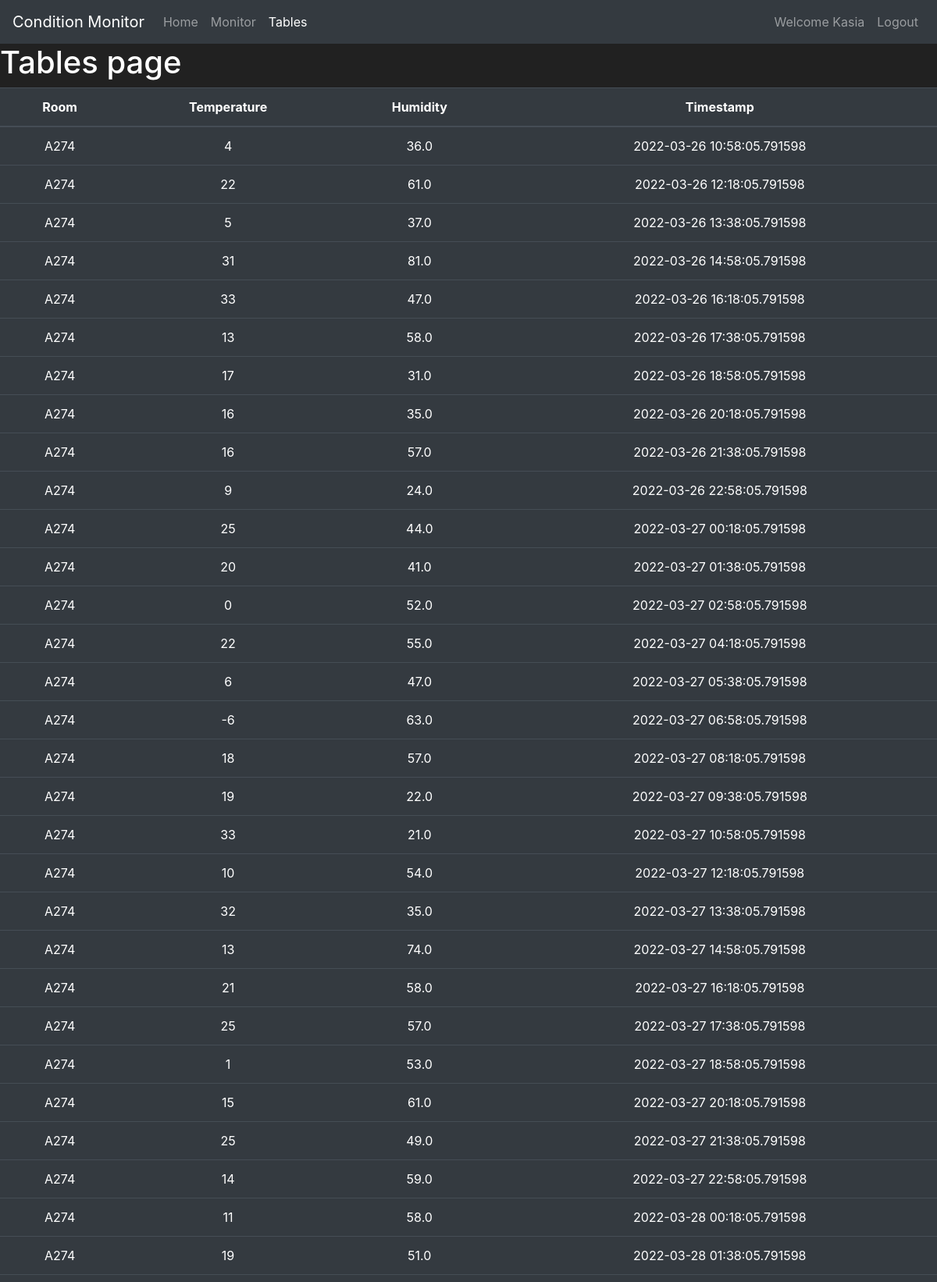
The app's page /tables (signed in, upper part) with its own data.
### condition_monitor/models.py (models this page shows, shortened)
class User(db.Model, UserMixin):
    __tablename__ = "users"
    id = db.Column(db.Integer, primary_key = True)
    username = db.Column(db.String(30), nullable = False, unique = True)
    email = db.Column(db.String(50), nullable = False, unique = True)
    password_hash = db.Column(db.String(60), nullable = False)
    active = db.Column(db.Boolean(), nullable = False, default = True)
    @property
    def password(self):
        return self.password_hash

class Room(db.Model):
    __tablename__ = "rooms"
    id = db.Column(db.Integer, primary_key = True)
    name = db.Column(db.String(10), unique=True, nullable=False)
    description = db.Column(db.String(100))

class Measurement(db.Model):
    __tablename__ = "measurements"
    id = db.Column(db.Integer, primary_key = True)
    roomid = db.Column(db.Integer, db.ForeignKey("rooms.id", ondelete='CASCADE'))
    room = db.relationship('Room', backref=db.backref('measurements', cascade="all, delete"))
    temperature = db.Column(db.Integer)
    humidity = db.Column(db.Float)
    timestamp = db.Column(db.DateTime)

### condition_monitor/routes.py (the view)
@app.route("/tables")
@login_required
def tables_page():
    rooms = db.getRoomsForUser(1)
    measurements = {}
    for room in rooms:
        measurements[room.name] = db.getMeasurementsForRoom(room.id)
    return render_template("tables.html", measurements = measurements)

### condition_monitor/models.py (called while the page is built)
@login_manager.user_loader
def load_user(user_id):
    return User.query.get(int(user_id))

    def getRoomsForUser(self, id):
        access = self.session.query(Access).filter(Access.userid == id).all()
        ids = [acc.roomid for acc in access]
        return self.session.query(Room).filter(Room.id.in_(ids)).all()

    def getMeasurementsForRoom(self, id):
        return self.session.query(Measurement).filter(Measurement.roomid == id).all()

### condition_monitor/templates/tables.html (shortened to what this page needs)
{% extends "base.html" %}
{% block content %}
<h1>Tables page</h1>
    <table class="table table-hover table-dark text-center">
        <thead>
            <tr>
                <th scope="col">Room</th>
                <th scope="col">Temperature</th>
                <th scope="col">Humidity</th>
                <th scope="col">Timestamp</th>
            </tr>
        </thead>
        <tbody>
                {% for key, val in measurements.items() %}
                {% for m in val %}
                <tr>
                    <td>{{ key }}</td>
                    <td>{{ m.temperature }}</td>
                    <td>{{ m.humidity }}</td>
                    <td>{{ m.timestamp }}</td>
                </tr>
                {% endfor %}
                {% endfor %}
        </tbody>
    </table>
{% endblock %}

### condition_monitor/templates/base.html (shortened to what this page needs)
<!doctype html>
<html lang="en">
   <head>
      <link rel="stylesheet" href="https://cdn.jsdelivr.net/npm/bootstrap@4.5.3/dist/css/bootstrap.min.css">
   </head>
   <body>
      <nav class="navbar navbar-expand-md navbar-dark bg-dark">
        <a class="navbar-brand" href="#">Condition Monitor</a>
        <div class="collapse navbar-collapse" id="navbarNav">
            <ul class="navbar-nav mr-auto">
                <li class="nav-item {% if request.path == url_for('home_page') %} active {% endif %}">
                    <a class="nav-link" href="{{ url_for('home_page') }}">Home <span class="sr-only">(current)</span></a>
                </li>
                <li class="nav-item {% if request.path == url_for('monitor_page') %}active{% endif %}">
                    <a class="nav-link" href="{{ url_for('monitor_page') }}">Monitor</a>
                </li>
                <li class="nav-item {% if request.path == url_for('tables_page') %}active{% endif %}">
                    <a class="nav-link" href="{{ url_for('tables_page') }}">Tables</a>
                </li>
            </ul>
            <ul class="navbar-nav">
                {% if current_user.is_authenticated %}
                <li class="nav-item">
                    <span class="nav-link">Welcome {{ current_user.username }}</span>
                </li>
                <li class="nav-item {% if request.path == url_for('logout_page') %}active{% endif %}">
                    <a class="nav-link" href="{{ url_for('logout_page') }}">Logout</a>
                </li>
                {% endif %}
            </ul>
        </div>
    </nav>
      {% block content %}
      {% endblock %}
   </body>
</html>

### condition_monitor/templates/base.html (style rules this page uses)
body { background-color: #212121; color: white }

### records on screen
User: username "Kasia"
Room: name "A274"
Measurement: temperature "4", humidity "36.0", timestamp "2022-03-26 10:58:05.791598"
Measurement: temperature "22", humidity "61.0", timestamp "2022-03-26 12:18:05.791598"
Measurement: temperature "5", humidity "37.0", timestamp "2022-03-26 13:38:05.791598"
Measurement: temperature "31", humidity "81.0", timestamp "2022-03-26 14:58:05.791598"
Measurement: temperature "33", humidity "47.0", timestamp "2022-03-26 16:18:05.791598"
Measurement: temperature "13", humidity "58.0", timestamp "2022-03-26 17:38:05.791598"
Measurement: temperature "17", humidity "31.0", timestamp "2022-03-26 18:58:05.791598"
Measurement: temperature "16", humidity "35.0", timestamp "2022-03-26 20:18:05.791598"
Measurement: temperature "16", humidity "57.0", timestamp "2022-03-26 21:38:05.791598"
Measurement: temperature "9", humidity "24.0", timestamp "2022-03-26 22:58:05.791598"
Measurement: temperature "25", humidity "44.0", timestamp "2022-03-27 00:18:05.791598"
Measurement: temperature "20", humidity "41.0", timestamp "2022-03-27 01:38:05.791598"
Measurement: temperature "0", humidity "52.0", timestamp "2022-03-27 02:58:05.791598"
Measurement: temperature "22", humidity "55.0", timestamp "2022-03-27 04:18:05.791598"
Measurement: temperature "6", humidity "47.0", timestamp "2022-03-27 05:38:05.791598"
Measurement: temperature "-6", humidity "63.0", timestamp "2022-03-27 06:58:05.791598"
Measurement: temperature "18", humidity "57.0", timestamp "2022-03-27 08:18:05.791598"
Measurement: temperature "19", humidity "22.0", timestamp "2022-03-27 09:38:05.791598"
Measurement: temperature "33", humidity "21.0", timestamp "2022-03-27 10:58:05.791598"
Measurement: temperature "10", humidity "54.0", timestamp "2022-03-27 12:18:05.791598"
Measurement: temperature "32", humidity "35.0", timestamp "2022-03-27 13:38:05.791598"
Measurement: temperature "13", humidity "74.0", timestamp "2022-03-27 14:58:05.791598"
Measurement: temperature "21", humidity "58.0", timestamp "2022-03-27 16:18:05.791598"
Measurement: temperature "25", humidity "57.0", timestamp "2022-03-27 17:38:05.791598"
Measurement: temperature "1", humidity "53.0", timestamp "2022-03-27 18:58:05.791598"
Measurement: temperature "15", humidity "61.0", timestamp "2022-03-27 20:18:05.791598"
Measurement: temperature "25", humidity "49.0", timestamp "2022-03-27 21:38:05.791598"
Measurement: temperature "14", humidity "59.0", timestamp "2022-03-27 22:58:05.791598"
Measurement: temperature "11", humidity "58.0", timestamp "2022-03-28 00:18:05.791598"
Measurement: temperature "19", humidity "51.0", timestamp "2022-03-28 01:38:05.791598"
